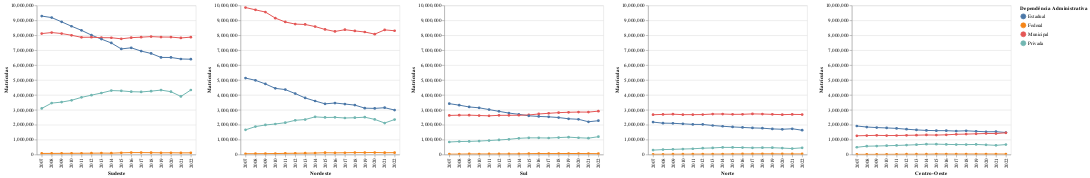

Write notebook code for a chart like this one.
### Code cell
norte = analise.loc[analise['NO_REGIAO'] == 'Norte']
nordeste = analise.loc[analise['NO_REGIAO'] == 'Nordeste']
centro = analise.loc[analise['NO_REGIAO'] == 'Centro-Oeste']
sul = analise.loc[analise['NO_REGIAO'] == 'Sul']
sudeste = analise.loc[analise['NO_REGIAO'] == 'Sudeste']

titulo = 'Matrículas'

gNorte = alt.Chart(norte).mark_line(point=True).encode(
    x = alt.X('NU_ANO_CENSO:N', title='Norte'),
    y = alt.Y('QT_MAT_BAS', title=titulo, scale={'domain': (0, 10000000)}),
    color = alt.Color('TP_DEPENDENCIA', title="Dependência Administrativa"),
    tooltip = [alt.Tooltip('NU_ANO_CENSO'),
              alt.Tooltip('QT_MAT_BAS', format=','),
              alt.Tooltip('TP_DEPENDENCIA')]
).interactive()

gNordeste = alt.Chart(nordeste).mark_line(point=True).encode(
    x = alt.X('NU_ANO_CENSO:N', title='Nordeste'),
    y = alt.Y('QT_MAT_BAS', title=titulo, scale={'domain': (0, 10000000)}),
    color = alt.Color('TP_DEPENDENCIA', title="Dependência Administrativa"),
    tooltip = [alt.Tooltip('NU_ANO_CENSO'),
              alt.Tooltip('QT_MAT_BAS', format=','),
              alt.Tooltip('TP_DEPENDENCIA')]
).interactive()

gCentro = alt.Chart(centro).mark_line(point=True).encode(
    x = alt.X('NU_ANO_CENSO:N', title='Centro-Oeste'),
    y = alt.Y('QT_MAT_BAS', title=titulo, scale={'domain': (0, 10000000)}),
    color = alt.Color('TP_DEPENDENCIA', title="Dependência Administrativa"),
    tooltip = [alt.Tooltip('NU_ANO_CENSO'),
              alt.Tooltip('QT_MAT_BAS', format=','),
              alt.Tooltip('TP_DEPENDENCIA')]
).interactive()

gSudeste = alt.Chart(sudeste).mark_line(point=True).encode(
    x = alt.X('NU_ANO_CENSO:N', title='Sudeste'),
    y = alt.Y('QT_MAT_BAS', title=titulo, scale={'domain': (0, 10000000)}),
    color = alt.Color('TP_DEPENDENCIA', title="Dependência Administrativa"),
    tooltip = [alt.Tooltip('NU_ANO_CENSO'),
              alt.Tooltip('QT_MAT_BAS', format=','),
              alt.Tooltip('TP_DEPENDENCIA')]
).interactive()

gSul = alt.Chart(sul).mark_line(point=True).encode(
    x = alt.X('NU_ANO_CENSO:N', title='Sul'),
    y = alt.Y('QT_MAT_BAS', title=titulo, scale={'domain': (0, 10000000)}),
    color = alt.Color('TP_DEPENDENCIA', title="Dependência Administrativa"),
    tooltip = [alt.Tooltip('NU_ANO_CENSO'),
              alt.Tooltip('QT_MAT_BAS', format=','),
              alt.Tooltip('TP_DEPENDENCIA')]
).interactive()

gSudeste | gNordeste | gSul | gNorte | gCentro
